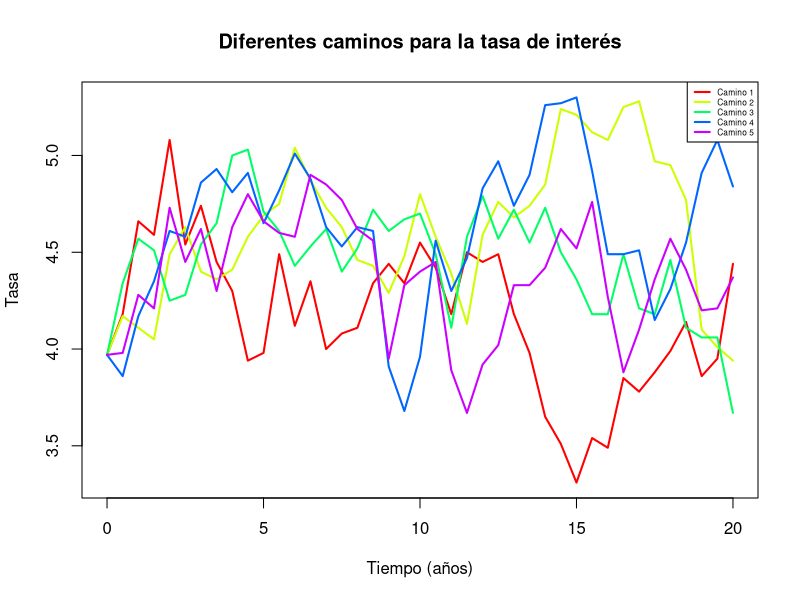

Here is the R script that generated this plot: (Note: this script raises an error after producing the figure.)
#------------------------------------------------------------------------------#
#librerias tipicas:
library(readxl)
library(dplyr)
library(lubridate)
library(ggplot2)
library(xtable)
library(purrr)
#------------------------------------------------------------------------------#
#PREGUNTA 1 simulacion
#a) Primero declaramos variables
a=0.1
b=0.05 
delta_t=0.5
sigma=0.015
r_0=0.039695

#simulaciones
set.seed(666)#semilla para que no me cambien los graficos a cada rato
caminos=5
tiempo=20/0.5

matriz<-matrix(0,nrow=tiempo+1,ncol=caminos)
for (i in 1:caminos) {
  #coore del 1 al 5
  for (j in 1:(tiempo+1)) {
    if (j==1) {
      matriz[j,i]=r_0
    }else{
      r_t=matriz[j-1,i]
      matriz[j,i]=max(0.0001,r_t+a*(b-r_t)*delta_t+sigma*sqrt(r_t*delta_t)*rnorm(1))
    }
  }
}
t<-seq(0,20,by=0.5)
matplot(t, round(100*matriz,2), type = "l", lty = 1, lwd = 2,
        col = rainbow(caminos),
        xlab = "Tiempo (años)", ylab = "Tasa",
        main = "Diferentes caminos para la tasa de interés")
legend("topright", legend = paste("Camino", 1:caminos), col = rainbow(caminos), lty = 1, lwd = 2, cex=0.5)
#------------------------------------------------------------------------------#
#b)1
#en millones
monto <- 100
r_0 <- 0.039695
f <- 2
T <- 20
pagos <- monto * f * (exp(r_0 / f) - 1) / (1 - exp(-r_0 * T))
pagos_semestrales=pagos/f
df1<-data.frame(semestre=t)
#Lista: tasasimulada[CHEK], saldo capital, VPflujosfuturopension [CHEK],duracionpensión[chek],
#precio_bono_c[CHEKC], Duración_bono_cupon[CHEK], prop_bonos,
precio_bono_expr <- function(tasa, semestre) {
  tiempos <- seq(semestre + 0.5, 25, by = 0.5)
  cupones <- cupon * sum(exp(-tasa * (tiempos - semestre)))  # descuentos relativos al semestre actual
  nominal <- 100 * exp(-tasa * (25 - semestre))
  return(cupones + nominal)
}

df1 <- df1 %>%
  mutate(
    tasa_s1 = matriz[,1],
    VP_flujos_pension = pagos * (1 - exp(-tasa_s1 * (20 - semestre))) / 
      (f * (exp(tasa_s1 / f) - 1)),
    Duracion_pension = (1 / f) * (
      (exp(tasa_s1 / f) / (exp(tasa_s1 / f) - 1)) -
        ((exp(-tasa_s1 * (20 - semestre)) * ((20 - semestre) * f)) / 
           (1 - exp(-tasa_s1 * (20 - semestre))))
    ),
    Duracion_pension = ifelse(semestre == 20, 0, Duracion_pension),
    Precio_bono = mapply(precio_bono_expr, tasa_s1, semestre)
  )
#tengo que hacer una funcion igual para la duracion
duracion_bono_expr <- function(r, s) {
  tiempos <- seq(s + 0.5, 25, by = 0.5)
  flujos <- rep(2, length(tiempos))
  flujos[length(flujos)] <- flujos[length(flujos)] + 100  # último flujo incluye nominal
  vp <- flujos * exp(-r * (tiempos - s))  # valor presente descontado desde t = s
  duracion <- sum((tiempos - s) * vp) / sum(vp)
  return(duracion)
}

df1 <- df1 %>%
  mutate(
    Duracion_bono = mapply(duracion_bono_expr, tasa_s1, semestre),
    
    # Protegemos contra divisiones por cero
    X_t = ifelse(abs(Duracion_bono - 0.5) < 1e-6, 0, 
                 round((Duracion_pension - 0.5) / (Duracion_bono - 0.5), 4)),
    
    # Flujos generados en el semestre actual
    intereses_nolag = 100 * (1 - X_t) * tasa_s1 * 0.5,  # depósitos a tasa r semestral
    cupones_nolag = 2 * X_t,                            # bonos pagan 2 semestral
    
    # Lag para usar los flujos en el semestre siguiente (se reciben al inicio)
    intereses = lag(intereses_nolag, default = 0),
    cupones = lag(cupones_nolag, default = 0)
  )
#quiero calcular w_t, asi que pasare esto a excel 

library(writexl)

write_xlsx(df1, "resultado1.xlsx")
#------------------------------------------------------------------------------#
#para la tasa 2
df2<-data.frame(semestre=t)
df2 <- df2 %>%
  mutate(
    tasa_s2 = matriz[,2],
    VP_flujos_pension = pagos * (1 - exp(-tasa_s2 * (20 - semestre))) / 
      (f * (exp(tasa_s2 / f) - 1)),
    Duracion_pension = (1 / f) * (
      (exp(tasa_s2 / f) / (exp(tasa_s2 / f) - 1)) -
        ((exp(-tasa_s2 * (20 - semestre)) * ((20 - semestre) * f)) / 
           (1 - exp(-tasa_s2 * (20 - semestre))))
    ),
    Duracion_pension = ifelse(semestre == 20, 0, Duracion_pension),
    Precio_bono = mapply(precio_bono_expr, tasa_s2, semestre)
  )
df2 <- df2 %>%
  mutate(
    Duracion_bono = mapply(duracion_bono_expr, tasa_s2, semestre),
    
    # Protegemos contra divisiones por cero
    X_t = ifelse(abs(Duracion_bono - 0.5) < 1e-6, 0, 
                 round((Duracion_pension - 0.5) / (Duracion_bono - 0.5), 4)),
    
    # Flujos generados en el semestre actual
    intereses_nolag = 100 * (1 - X_t) * tasa_s2 * 0.5,  # depósitos a tasa r semestral
    cupones_nolag = 2 * X_t,                            # bonos pagan 2 semestral
    
    # Lag para usar los flujos en el semestre siguiente (se reciben al inicio)
    intereses = lag(intereses_nolag, default = 0),
    cupones = lag(cupones_nolag, default = 0)
  )
write_xlsx(df2, "resultado2.xlsx")
#df3
df3<-data.frame(semestre=t)
df3 <- df3 %>%
  mutate(
    tasa_s3 = matriz[,3],
    VP_flujos_pension = pagos * (1 - exp(-tasa_s3 * (20 - semestre))) / 
      (f * (exp(tasa_s3 / f) - 1)),
    Duracion_pension = (1 / f) * (
      (exp(tasa_s3 / f) / (exp(tasa_s3 / f) - 1)) -
        ((exp(-tasa_s3 * (20 - semestre)) * ((20 - semestre) * f)) / 
           (1 - exp(-tasa_s3 * (20 - semestre))))
    ),
    Duracion_pension = ifelse(semestre == 20, 0, Duracion_pension),
    Precio_bono = mapply(precio_bono_expr, tasa_s3, semestre)
  )
df3 <- df3 %>%
  mutate(
    Duracion_bono = mapply(duracion_bono_expr, tasa_s3, semestre),
    
    # Protegemos contra divisiones por cero
    X_t = ifelse(abs(Duracion_bono - 0.5) < 1e-6, 0, 
                 round((Duracion_pension - 0.5) / (Duracion_bono - 0.5), 4)),
    
    # Flujos generados en el semestre actual
    intereses_nolag = 100 * (1 - X_t) * tasa_s3 * 0.5,  # depósitos a tasa r semestral
    cupones_nolag = 2 * X_t,                            # bonos pagan 2 semestral
    
    # Lag para usar los flujos en el semestre siguiente (se reciben al inicio)
    intereses = lag(intereses_nolag, default = 0),
    cupones = lag(cupones_nolag, default = 0)
  )
write_xlsx(df3, "resultado3.xlsx")
#s4
df4 <- data.frame(semestre = t)

df4 <- df4 %>%
  mutate(
    tasa_s4 = matriz[, 4],
    VP_flujos_pension = pagos * (1 - exp(-tasa_s4 * (20 - semestre))) / 
      (f * (exp(tasa_s4 / f) - 1)),
    Duracion_pension = (1 / f) * (
      (exp(tasa_s4 / f) / (exp(tasa_s4 / f) - 1)) -
        ((exp(-tasa_s4 * (20 - semestre)) * ((20 - semestre) * f)) / 
           (1 - exp(-tasa_s4 * (20 - semestre))))
    ),
    Duracion_pension = ifelse(semestre == 20, 0, Duracion_pension),
    Precio_bono = mapply(precio_bono_expr, tasa_s4, semestre)
  )

df4 <- df4 %>%
  mutate(
    Duracion_bono = mapply(duracion_bono_expr, tasa_s4, semestre),
    
    # Protegemos contra divisiones por cero
    X_t = ifelse(abs(Duracion_bono - 0.5) < 1e-6, 0, 
                 round((Duracion_pension - 0.5) / (Duracion_bono - 0.5), 4)),
    
    # Flujos generados en el semestre actual
    intereses_nolag = 100 * (1 - X_t) * tasa_s4 * 0.5,
    cupones_nolag = 2 * X_t,
    
    # Lag para usar los flujos en el semestre siguiente (se reciben al inicio)
    intereses = lag(intereses_nolag, default = 0),
    cupones = lag(cupones_nolag, default = 0)
  )

write_xlsx(df4, "resultado4.xlsx")

#s5
df5 <- data.frame(semestre = t)

df5 <- df5 %>%
  mutate(
    tasa_s5 = matriz[, 5],
    VP_flujos_pension = pagos * (1 - exp(-tasa_s5 * (20 - semestre))) / 
      (f * (exp(tasa_s5 / f) - 1)),
    Duracion_pension = (1 / f) * (
      (exp(tasa_s5 / f) / (exp(tasa_s5 / f) - 1)) -
        ((exp(-tasa_s5 * (20 - semestre)) * ((20 - semestre) * f)) / 
           (1 - exp(-tasa_s5 * (20 - semestre))))
    ),
    Duracion_pension = ifelse(semestre == 20, 0, Duracion_pension),
    Precio_bono = mapply(precio_bono_expr, tasa_s5, semestre)
  )

df5 <- df5 %>%
  mutate(
    Duracion_bono = mapply(duracion_bono_expr, tasa_s5, semestre),
    
    # Protegemos contra divisiones por cero
    X_t = ifelse(abs(Duracion_bono - 0.5) < 1e-6, 0, 
                 round((Duracion_pension - 0.5) / (Duracion_bono - 0.5), 4)),
    
    # Flujos generados en el semestre actual
    intereses_nolag = 100 * (1 - X_t) * tasa_s5 * 0.5,
    cupones_nolag = 2 * X_t,
    
    # Lag para usar los flujos en el semestre siguiente
    intereses = lag(intereses_nolag, default = 0),
    cupones = lag(cupones_nolag, default = 0)
  )

write_xlsx(df5, "resultado5.xlsx")

#=(G2*L2*E3/E2)+(1-G2)*L2*(1+B2/2)
#esa es la formula en excel